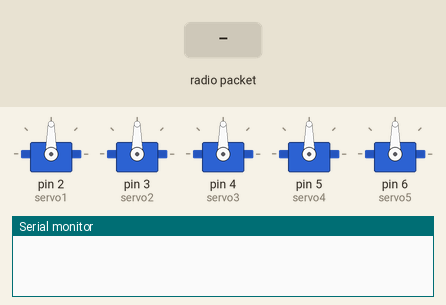
Recording of a sketch running on a simulated Arduino Uno, built with avr-gcc and run on an emulated ATmega328P. On the bench: 5 × servo, the last lines printed to the serial monitor. The inputs (shaded band) are chosen by the test bench. No radio packets arrive unless stated.

Above: at 1.2 s.
1.3 s: radio packet "5" arrives
At 2.5 s:
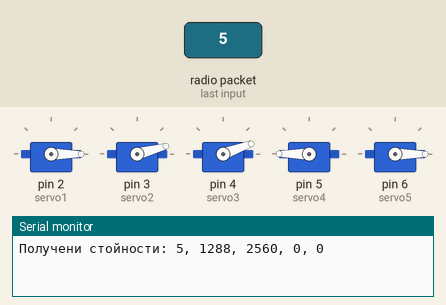
2.8 s: radio packet "90" arrives
At 3.8 s:
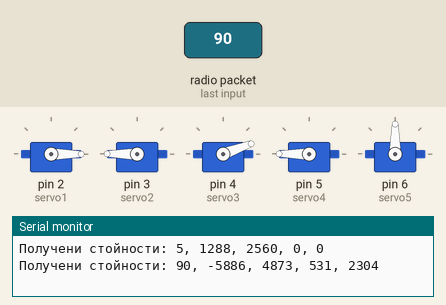
Timing chart, 0 to 5.8 s (numbered marks = the images above; inputs shaded):
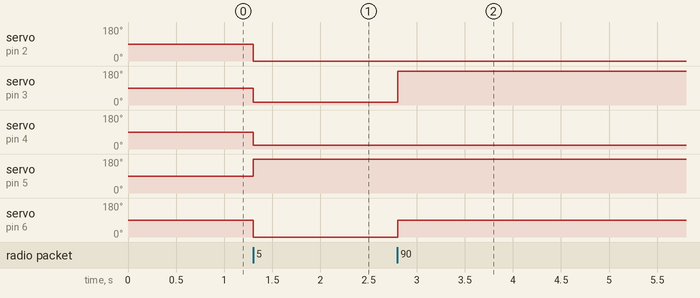

The sketch:

RV.ino
```cpp
#include <RH_ASK.h>
#include <Servo.h>

// Инициализация на 433MHz приемник
RH_ASK driver;

// Дефиниране на серво моторите
Servo servo1;
Servo servo2;
Servo servo3;
Servo servo4;
Servo servo5;

void setup()
{
    Serial.begin(9600); // Стартиране на серийната комуникация
    if (!driver.init())
    {
        Serial.println("RH_ASK инициализацията се провали!");
        while (1); // Спиране при неуспех
    }

    // Свързване на серво моторите към съответните пинове
    servo1.attach(2);
    servo2.attach(3);
    servo3.attach(4);
    servo4.attach(5);
    servo5.attach(6);
}

void loop()
{
    uint8_t buf[32];
    uint8_t buflen = sizeof(buf);

    if (driver.recv(buf, &buflen)) // Проверка за получени данни
    {
        buf[buflen] = '\0'; // Добавяне на терминатор за низ
        int flex1, flex2, flex3, flex4, flex5;
        sscanf((char *)buf, "%d,%d,%d,%d,%d", &flex1, &flex2, &flex3, &flex4, &flex5);

        // Показване на получените стойности в серийния монитор
      Serial.print("Получени стойности: ");
      Serial.print(flex1); Serial.print(", ");
      Serial.print(flex2); Serial.print(", ");
      Serial.print(flex3); Serial.print(", ");
      Serial.print(flex4); Serial.print(", ");
      Serial.println(flex5);


        // Мапване и ограничаване на стойностите за всеки сервомотор
        int servo1_pos = map(flex1, 850, 1018, 0, 150);
        servo1_pos = constrain(servo1_pos, 0, 150);
        servo1.write(servo1_pos);

        int servo2_pos = map(flex2, 1000, 820, 15, 180);
        servo2_pos = constrain(servo2_pos, 15, 180);
        servo2.write(servo2_pos);

        int servo3_pos = map(flex3, 800, 960, 180, 20);
        servo3_pos = constrain(servo3_pos, 20, 180);
        servo3.write(servo3_pos);

        int servo4_pos = map(flex4, 810, 961, 180, 0);
        servo4_pos = constrain(servo4_pos, 0, 180);
        servo4.write(servo4_pos);

        int servo5_pos = map(flex5, 862, 1000, 0, 90);
        servo5_pos = constrain(servo5_pos, 0, 90);
        servo5.write(servo5_pos);
    }
}
```

Measured:
- after the input at 1.3 s, servo on pin 2 (servo1), servo on pin 6 (servo5): 90° → 0° at once; servo on pin 3 (servo2): 90° → 15° at once; servo on pin 4 (servo3): 90° → 20° at once; servo on pin 5 (servo4): 90° → 180° at once
- after the input at 2.8 s, servo on pin 3 (servo2): 15° → 180° at once; servo on pin 6 (servo5): 0° → 90° at once
